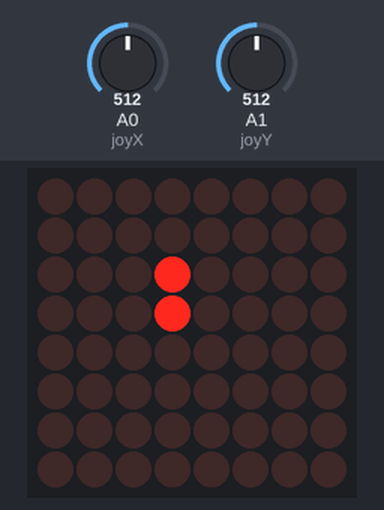
A sketch run on a simulated Arduino Uno, built with avr-gcc and run on an emulated ATmega328P. On the bench: 8×8 LED matrix. The inputs (shaded band) are chosen by the test bench; at power-on: A1 (joyY) = 512, A0 (joyX) = 512. Random numbers use the default seed unless the sketch sets one.

Above: at 1.2 s.
1.3 s: A1 (joyY) set to 1009
3.9 s: A1 (joyY) set to 1023
At 6.43 s:
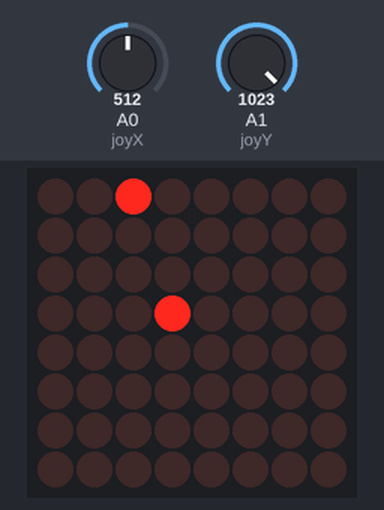
6.9 s: A0 (joyX) set to 1010
9.9 s: A0 (joyX) set to 1023
At 11.44 s:
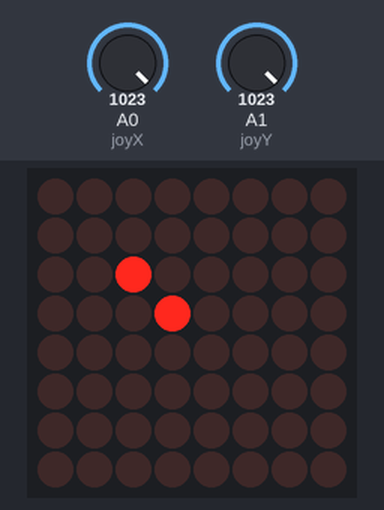
12.9 s: A1 (joyY) set to 0
At 15.44 s:
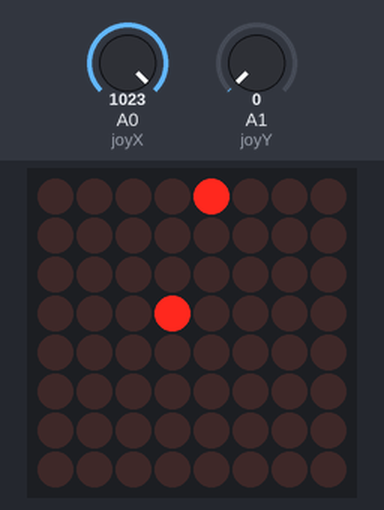
15.9 s: A0 (joyX) set to 900
At 18.6 s:
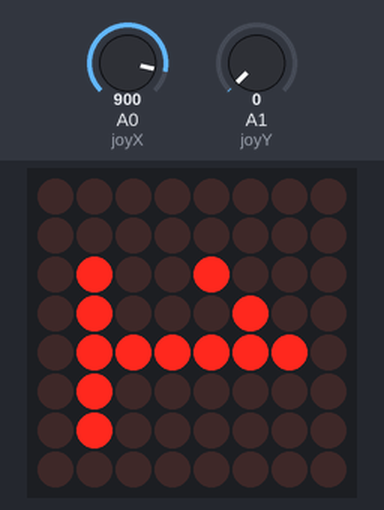
Timing chart, 0 to 19.5 s (numbered marks = the images above; inputs shaded):
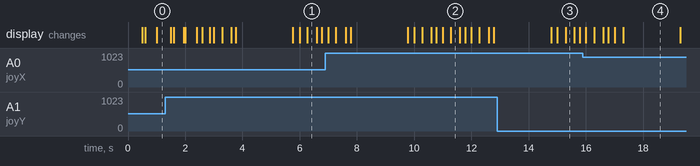

Measured:
- the behaviour switches between 1022 and 1023 on A1 (joyY) (found by bisection; images 0 and 1)
- the behaviour switches between 1022 and 1023 on A0 (joyX) (found by bisection; images 1 and 2)

The sketch:

snake_sketch.ino
```cpp
#include "LedControl.h"

// TYPE DEFINITIONS
enum direction { LEFT, RIGHT, UP, DOWN };
struct Coordinate {
  int row;
  int col;
};

// CONSTANTS
const int joyX = A0;
const int joyY = A1;
const int DIN = 13;
const int CS = 12;
const int CLK = 11;

// TODO: Update with better sensitivity
const int JOYSTICK_MIN = 0;
const int JOYSTICK_MAX = 1023;

const uint64_t DIGITS[] = {
  0x0000fc8484fc0000,
  0x0002027e22120000,
  0x000044a4948c4400,
  0x0000dca4a48c0000,
  0x00007e1010700000,
  0x00004e5252527400,
  0x00005e5252527e00,
  0x00007e4040406000,
  0x00007e52527e0000,
  0x00007e5252720000,

};

// VARIABLE DEFINITION

// Define LED grid
LedControl lc = LedControl(DIN, CLK, CS, 1);

// use this to store where our snake is. When our snake touches a new tile, set
// that to the snake's length. Decrement everything. When a entry reaches 0, it
// should be turned off.
int grid[8][8] = {};

Coordinate food;

// Define snake
Coordinate head;
direction currDirection;

int speed; // lower is faster
int length;

boolean alive;

void setup() {
  Serial.begin(9600);
  initialize();
}

void loop() {
  while(alive) {
    readJoystick();
    move();
  }
  initialize();
}

void initialize() {
  memset(grid, 0, sizeof(grid));

  food = {3, 3};
  head = {0, 3};

  currDirection = RIGHT;

  speed = 500;
  length = 1;
  alive = true;

  lc.shutdown(0,false);
  lc.setIntensity(0,8);
  lc.clearDisplay(0);

  // show starting position
  lc.setLed(0, head.row, head.col, 1);
  grid[head.row][head.col] = 1;
}

void readJoystick() {
  long timestamp = millis();

  // Read for long enough
  while(millis() < timestamp + speed && alive) {
    int xValue = analogRead(joyX);
    int yValue = analogRead(joyY);

    // Ignore current direction and 180 degrees change
    if(currDirection != LEFT && currDirection != RIGHT
        && xValue == JOYSTICK_MIN){
      currDirection = LEFT;
    } else if (currDirection != RIGHT  && currDirection != LEFT
        && xValue == JOYSTICK_MAX) {
      currDirection = RIGHT;
    } else if (currDirection != UP && currDirection != DOWN
        && yValue == JOYSTICK_MIN) {
      currDirection = UP;
    } else if (currDirection != DOWN && currDirection != UP
        && yValue == JOYSTICK_MAX) {
      currDirection = DOWN;
    }
    lc.setLed(0, food.row, food.col, millis() % 1000 < 600 ? 1 : 0);
  }
}

void move() {
  switch (currDirection) {
		case LEFT:
			head.row--;
			lc.setLed(0, head.row, head.col, 1);
			break;

		case UP:
			head.col++;
			lc.setLed(0, head.row, head.col, 1);
			break;

		case RIGHT:
			head.row++;
			lc.setLed(0, head.row, head.col, 1);
			break;

		case DOWN:
			head.col--;
			lc.setLed(0, head.row, head.col, 1);
			break;

		default:
			return;
	}

  if(isDead()) {
    gameOver();
  }

  detectAndEatFood();
  updateSnake();

  // advance head
  grid[head.row][head.col] = length;
}

void detectAndEatFood() {
  if(food.row == head.row && food.col == head.col) {
    length++;
    for (int i = 0; i < 8; i++) {
      for (int j = 0; j < 8; j++) {
        if(grid[i][j] > 0) {
          grid[i][j]++;
        }
      }
    }

    do {
			food.col = random(8);
			food.row = random(8);
		} while (grid[food.row][food.col] > 0 && alive);

    speed = max(100, speed*0.9); // its really hard below 100
  }
}

void updateSnake() {
  for (int i = 0; i < 8; i++) {
    for (int j = 0; j < 8; j++) {
      if(grid[i][j] > 0) {
        grid[i][j]--;
        if(grid[i][j] == 0) {
          lc.setLed(0, i, j, 0);
        }
      }
    }
  }
}

void gameOver() {
  lc.clearDisplay(0);
  alive = false;

  if (length / 10 != 0) {
    displayImage(DIGITS[length / 10]);
    delay(500);
  }
  displayImage(DIGITS[length % 10]);
  delay(2000);
  lc.clearDisplay(0);
}

boolean isDead() {
  return grid[head.row][head.col] > 0 || head.row > 7 || head.row < 0
    || head.col > 7 || head.col < 0;
}

void displayImage(uint64_t image) {
  for (int i = 0; i < 8; i++) {
    byte row = (image >> i * 8) & 0xFF;
    for (int j = 0; j < 8; j++) {
      lc.setLed(0, i, j, bitRead(row, j));
    }
  }
}
```
